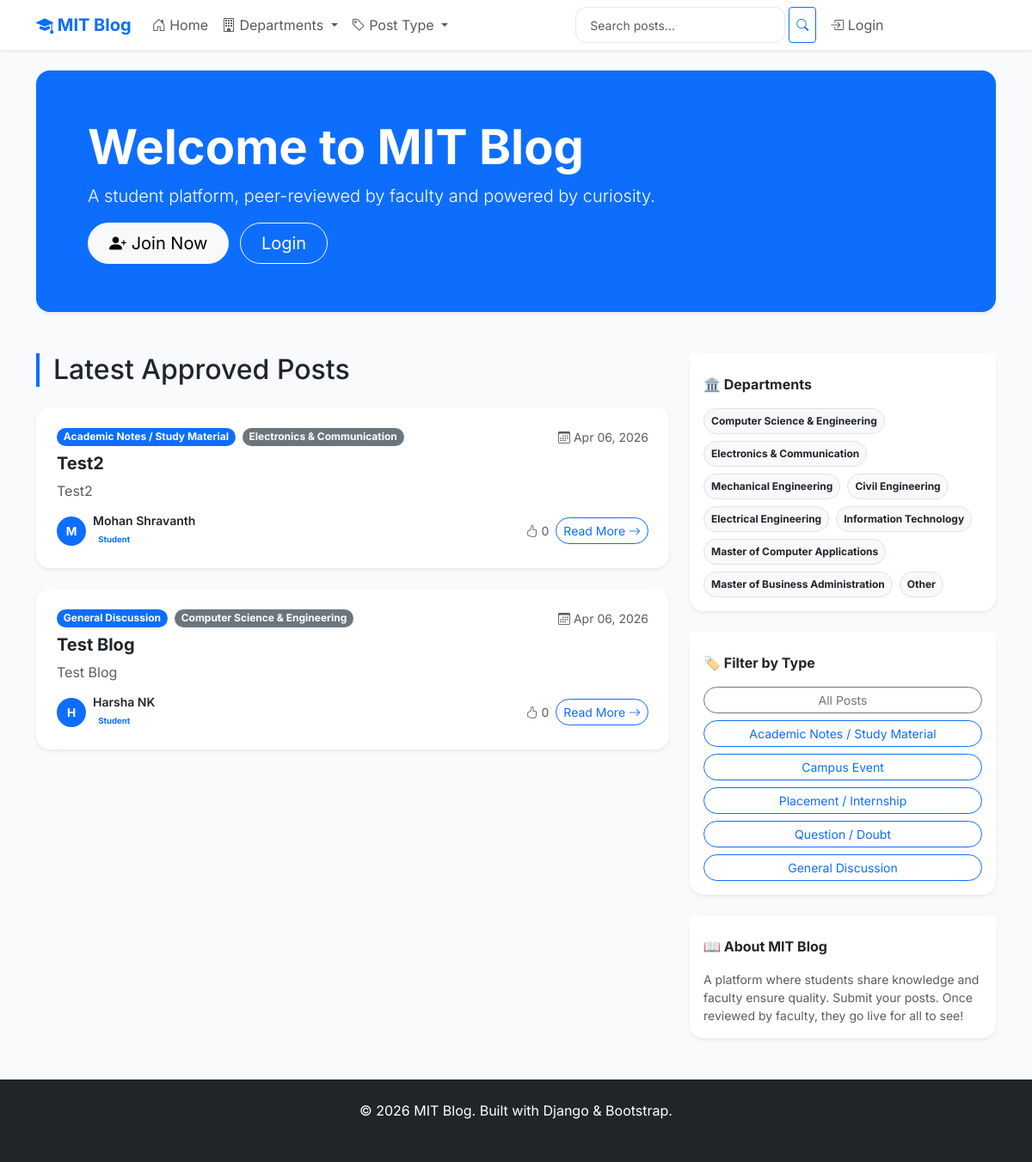
The page / on the database its author committed.
### blog/models.py (models this page shows, shortened)
class Post(models.Model):
    title = models.CharField(max_length=200)
    slug = models.SlugField(unique=True, blank=True)
    content = models.TextField()
    image = models.ImageField(upload_to='post_images/', blank=True, null=True)
    author = models.ForeignKey(User, on_delete=models.CASCADE, related_name='posts')
    department = models.CharField(max_length=20, choices=DEPARTMENT_CHOICES, default='CSE')
    post_type = models.CharField(max_length=20, choices=POST_TYPE_CHOICES, default='GENERAL')
    is_announcement = models.BooleanField(default=False)
    status = models.CharField(max_length=10, choices=STATUS_CHOICES, default='PENDING')
    approved_by = models.ForeignKey(User, on_delete=models.SET_NULL, null=True, blank=True, related_name='moderated_posts')
    created_at = models.DateTimeField(auto_now_add=True)
    updated_at = models.DateTimeField(auto_now=True)
    upvotes = models.ManyToManyField(User, related_name='upvoted_posts', blank=True)
    def total_upvotes(self):
        return self.upvotes.count()
    class Meta:
        ordering = ['-is_announcement', '-created_at']

### blog/views.py (the view)
# urls.py: path('', views.home, name='home'),
def home(request):
    query = request.GET.get('q')
    dept_filter = request.GET.get('dept')
    type_filter = request.GET.get('type')
    posts = Post.objects.filter(status='APPROVED')
    if query:
        posts = posts.filter(Q(title__icontains=query) | Q(content__icontains=query))
    if dept_filter:
        posts = posts.filter(department=dept_filter)
    if type_filter:
        posts = posts.filter(post_type=type_filter)
    paginator = Paginator(posts, 5)
    page_number = request.GET.get('page')
    page_obj = paginator.get_page(page_number)
    context = {
        'page_obj': page_obj,
        'departments': DEPARTMENT_CHOICES,
        'post_types': POST_TYPE_CHOICES,
        'current_dept': dept_filter,
        'current_type': type_filter,
    }
    return render(request, 'index.html', context)

### blog/context_processors.py (called while the page is built)
def categories_processor(request):
    return {
        'departments': DEPARTMENT_CHOICES,
        'post_types': POST_TYPE_CHOICES,
    }

### templates/index.html (shortened to what this page needs)
{% extends 'base.html' %}
{% block content %}
<div class="bg-primary text-white rounded-4 p-5 mb-5 shadow-sm">
    <div class="container py-2">
        <h1 class="display-4 fw-bold">Welcome to MIT Blog</h1>
        <p class="lead opacity-90">A student platform, peer-reviewed by faculty and powered by curiosity.</p>
        {% if not user.is_authenticated %}
            <a href="{% url 'register' %}" class="btn btn-light btn-lg rounded-pill px-4 me-2">
                <i class="bi bi-person-plus-fill"></i> Join Now
            </a>
            <a href="{% url 'login' %}" class="btn btn-outline-light btn-lg rounded-pill px-4">Login</a>
        {% endif %}
    </div>
</div>
<div class="row g-4">
    <div class="col-lg-8">
        <h2 class="border-start border-primary border-4 ps-3 mb-4">Latest Approved Posts</h2>
        {% for post in page_obj %}
            <article class="card mb-4 border-0 shadow-sm rounded-4 overflow-hidden">
                <div class="card-body p-4">
                    <div class="d-flex flex-wrap gap-2 mb-2">
                        <span class="badge bg-primary rounded-pill">{{ post.get_post_type_display }}</span>
                        <span class="badge bg-secondary rounded-pill">{{ post.get_department_display }}</span>
                        <small class="text-muted ms-auto"><i class="bi bi-calendar3"></i> {{ post.created_at|date:"M d, Y" }}</small>
                    </div>
                    <h3 class="card-title fw-bold h5">{{ post.title }}</h3>
                    <p class="card-text text-muted">{{ post.content|striptags|truncatewords:25 }}</p>
                    <div class="d-flex justify-content-between align-items-center">
                        <div class="d-flex align-items-center gap-2">
                            <div class="bg-primary text-white rounded-circle d-inline-flex align-items-center justify-content-center fw-bold"
                                 style="width:34px;height:34px;font-size:.85rem;">
                                {{ post.author.username|make_list|first|upper }}
                            </div>
                            <div>
                                <small class="fw-semibold d-block lh-1">{{ post.author.get_full_name|default:post.author.username }}</small>
                                {% with ap=post.author.student_profile %}
                                    {% if post.author.is_superuser or ap.is_university_admin %}
                                        <span class="badge bg-danger" style="font-size:.6rem;">Admin</span>
                                    {% elif ap.is_faculty %}
                                        <span class="badge bg-warning text-dark" style="font-size:.6rem;">Faculty</span>
                                    {% else %}
                                        <span class="badge bg-blue-subtle text-primary" style="font-size:.6rem;">Student</span>
                                    {% endif %}
                                {% endwith %}
                            </div>
                        </div>
                        <div class="d-flex align-items-center gap-2">
                            <span class="text-muted small"><i class="bi bi-hand-thumbs-up"></i> {{ post.total_upvotes }}</span>
                            <a href="{% url 'post_detail' post.slug %}" class="btn btn-outline-primary btn-sm rounded-pill">
                                Read More <i class="bi bi-arrow-right"></i>
                            </a>
                        </div>
                    </div>
                </div>
            </article>
        {% endfor %}
    </div>
    <div class="col-lg-4">
        <div class="card border-0 shadow-sm rounded-4 mb-4">
            <div class="card-header bg-white fw-bold border-0 pt-4 pb-0">🏛️ Departments</div>
            <div class="card-body">
                <div class="d-flex flex-wrap gap-2">
                    {% for code, name in departments %}
                        <a href="{% url 'department_posts' dept_code=code %}"
                           class="badge bg-light text-dark text-decoration-none border p-2 rounded-pill {% if current_dept == code %}bg-primary text-white{% endif %}">
                            {{ name }}
                        </a>
                    {% endfor %}
                </div>
            </div>
        </div>
        <div class="card border-0 shadow-sm rounded-4 mb-4">
            <div class="card-header bg-white fw-bold border-0 pt-4 pb-0">🏷️ Filter by Type</div>
            <div class="card-body">
                <div class="d-flex flex-column gap-2">
                    <a href="{% url 'home' %}" class="btn btn-sm btn-outline-secondary rounded-pill">All Posts</a>
                    {% for code, name in post_types %}
                        <a href="{% url 'home' %}?type={{ code }}"
                           class="btn btn-sm rounded-pill {% if current_type == code %}btn-primary{% else %}btn-outline-primary{% endif %}">
                            {{ name }}
                        </a>
                    {% endfor %}
                </div>
            </div>
        </div>
        <div class="card border-0 shadow-sm rounded-4">
            <div class="card-header bg-white fw-bold border-0 pt-4 pb-0">📖 About MIT Blog</div>
            <div class="card-body">
                <p class="small text-muted mb-0">
                    A platform where students share knowledge and faculty ensure quality.
                    Submit your posts. Once reviewed by faculty, they go live for all to see!
                </p>
            </div>
        </div>
    </div>
</div>
{% endblock %}

### templates/base.html (shortened to what this page needs)
<!DOCTYPE html>
<html lang="en">
<head>
    <link href="https://cdn.jsdelivr.net/npm/bootstrap@5.3.0/dist/css/bootstrap.min.css" rel="stylesheet">
    <link rel="stylesheet" href="https://cdn.jsdelivr.net/npm/bootstrap-icons@1.11.3/font/bootstrap-icons.min.css">
    {% load static %}
    <link rel="stylesheet" href="{% static 'css/custom.css' %}">
</head>
<body>
    <nav class="navbar navbar-expand-lg sticky-top bg-white shadow-sm">
        <div class="container">
            <a class="navbar-brand fw-bold text-primary" href="{% url 'home' %}">
                <i class="bi bi-mortarboard-fill"></i> MIT Blog
            </a>
            <div class="collapse navbar-collapse" id="navbarMain">
                <ul class="navbar-nav me-auto mb-2 mb-lg-0">
                    <li class="nav-item"><a class="nav-link" href="{% url 'home' %}"><i class="bi bi-house-door"></i> Home</a></li>
                    <li class="nav-item dropdown">
                        <a class="nav-link dropdown-toggle" href="#" role="button" data-bs-toggle="dropdown">
                            <i class="bi bi-building"></i> Departments
                        </a>
                    </li>
                    <li class="nav-item dropdown">
                        <a class="nav-link dropdown-toggle" href="#" role="button" data-bs-toggle="dropdown">
                            <i class="bi bi-tag"></i> Post Type
                        </a>
                    </li>
                </ul>
                <form class="d-flex me-2" role="search" action="{% url 'home' %}" method="get">
                    <input class="form-control form-control-sm me-1" type="search" name="q" placeholder="Search posts..." value="{{ request.GET.q }}">
                    <button class="btn btn-sm btn-outline-primary" type="submit"><i class="bi bi-search"></i></button>
                </form>
                <ul class="navbar-nav">
                    {% if user.is_authenticated %}
                        <li class="nav-item dropdown">
                            <a class="nav-link dropdown-toggle" href="#" role="button" data-bs-toggle="dropdown">
                                <i class="bi bi-person-circle"></i> {{ user.username }}
                                {% with profile=user.student_profile %}
                                    {% if user.is_superuser or profile.is_university_admin %}
                                        <span class="badge bg-danger ms-1">Admin</span>
                                    {% elif profile.is_faculty %}
                                        <span class="badge bg-warning text-dark ms-1">Faculty</span>
                                    {% else %}
                                        <span class="badge bg-primary ms-1">Student</span>
                                    {% endif %}
                                {% endwith %}
                            </a>
                            <ul class="dropdown-menu dropdown-menu-end">
                                <li><a class="dropdown-item" href="{% url 'profile' %}"><i class="bi bi-person"></i> My Profile</a></li>
                                <li><a class="dropdown-item" href="{% url 'my_posts' %}"><i class="bi bi-file-earmark-text"></i> My Posts</a></li>
                                <li><a class="dropdown-item" href="{% url 'edit_profile' %}"><i class="bi bi-pencil-square"></i> Edit Profile</a></li>
                                <li><hr class="dropdown-divider"></li>
                                <li>
                                    <form action="{% url 'logout' %}" method="post">
                                        {% csrf_token %}
                                        <button type="submit" class="dropdown-item text-danger"><i class="bi bi-box-arrow-right"></i> Logout</button>
                                    </form>
                                </li>
                            </ul>
                        </li>
                    {% else %}
                        <li class="nav-item"><a class="nav-link" href="{% url 'login' %}"><i class="bi bi-box-arrow-in-right"></i> Login</a></li>
                        <li class="nav-item"><a class="nav-link btn btn-primary text-white px-3 ms-2" href="{% url 'register' %}"><i class="bi bi-person-plus"></i> Register</a></li>
                    {% endif %}
                </ul>
            </div>
        </div>
    </nav>
    <main class="container my-4">
        {% block content %}{% endblock %}
    </main>
    <footer class="bg-dark text-white mt-5 py-4">
        <div class="container text-center">
            <p class="mb-0">&copy; 2026 MIT Blog. Built with Django &amp; Bootstrap.</p>
            <small class="text-muted">A platform for students, reviewed by faculty.</small>
        </div>
    </footer>
</body>
</html>

### static/css/custom.css (style rules this page uses)
body { font-family: 'Inter', sans-serif; background-color: #f8fafc; }
.card { transition: transform 0.2s, box-shadow 0.2s; }
.btn, .rounded-pill { transition: all 0.2s; }
.form-control, .form-select { border-radius: 0.75rem; padding: 0.6rem 1rem; border: 1px solid #e2e8f0; }

### rows shown on the page
Post: post_type "Academic Notes / Study Material", department "Electronics & Communication", created_at "Apr 06, 2026", title "Test2", content "Test2", author.username|make_list "M", author.get_full_name "Mohan Shravanth", shows "Student", total_upvotes "0"
Post: post_type "General Discussion", department "Computer Science & Engineering", created_at "Apr 06, 2026", title "Test Blog", content "Test Blog", author.username|make_list "H", author.get_full_name "Harsha NK", shows "Student", total_upvotes "0"

### other values the page prints
{{ name }} "Computer Science & Engineering" "Electronics & Communication" "Mechanical Engineering" "Civil Engineering" "Electrical Engineering" "Information Technology" "Master of Computer Applications" "Master of Business Administration" "Other"
{{ name }} "Academic Notes / Study Material" "Campus Event" "Placement / Internship" "Question / Doubt" "General Discussion"
